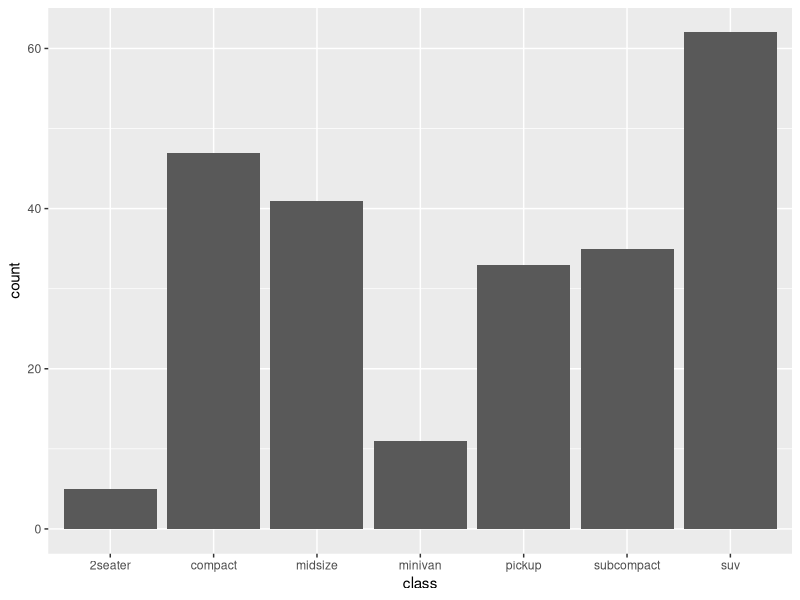
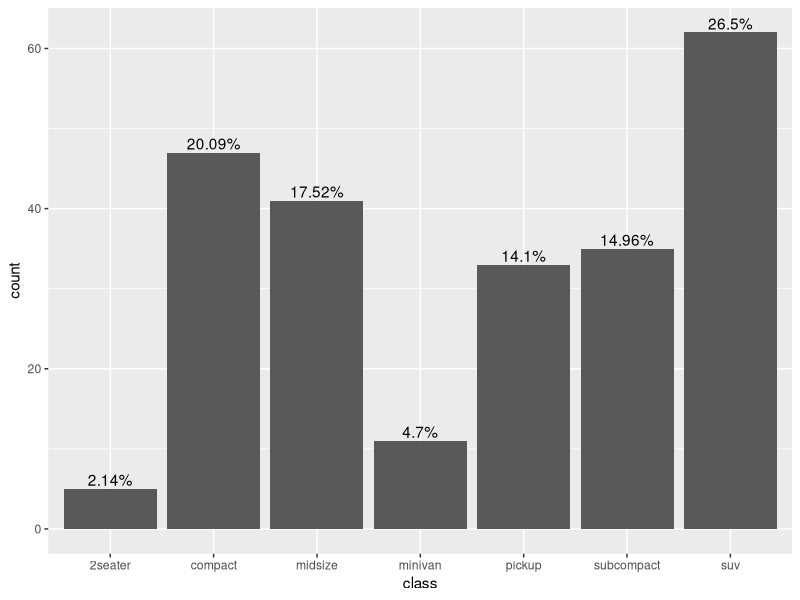
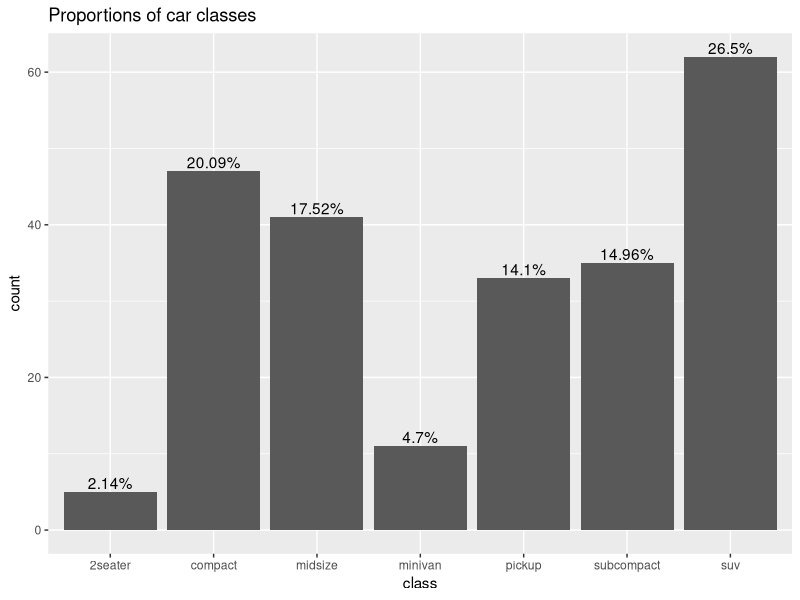
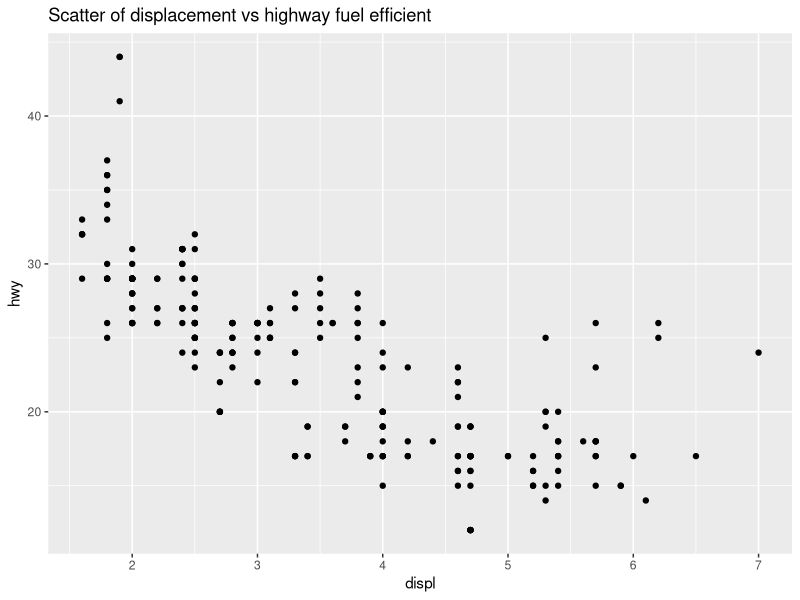
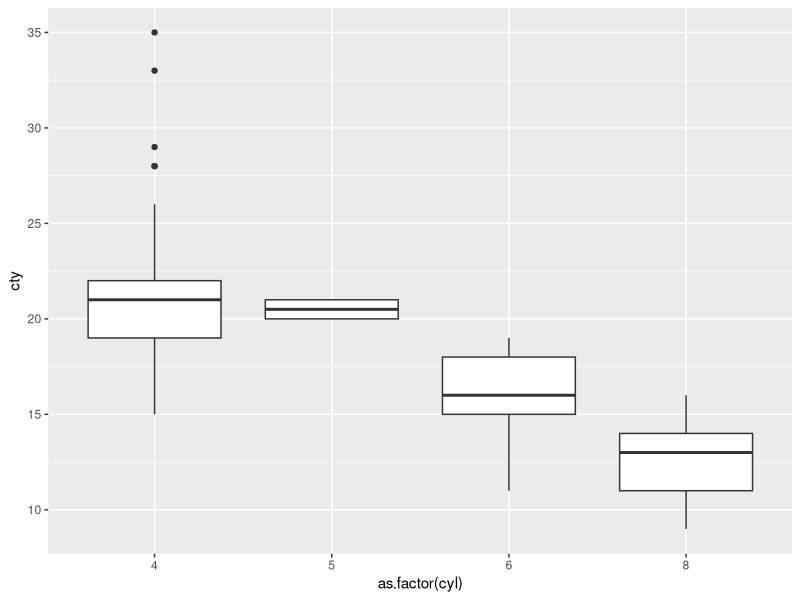
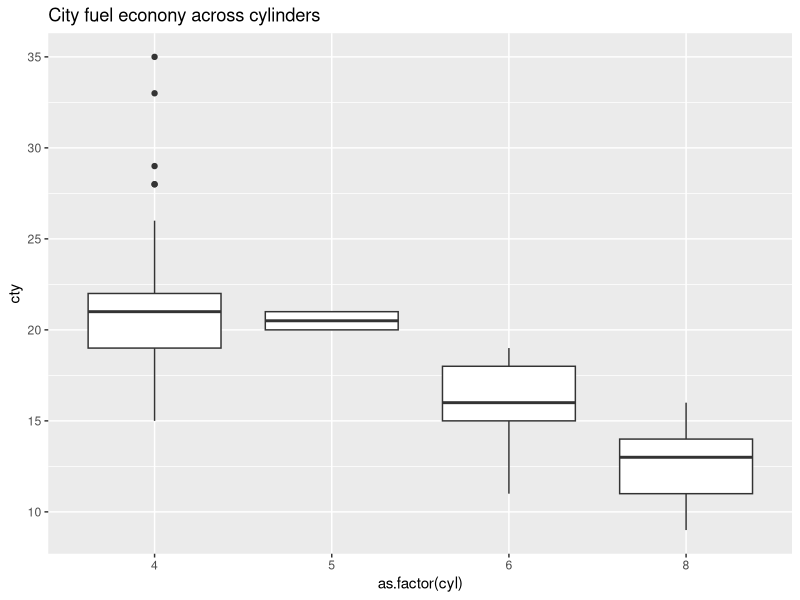
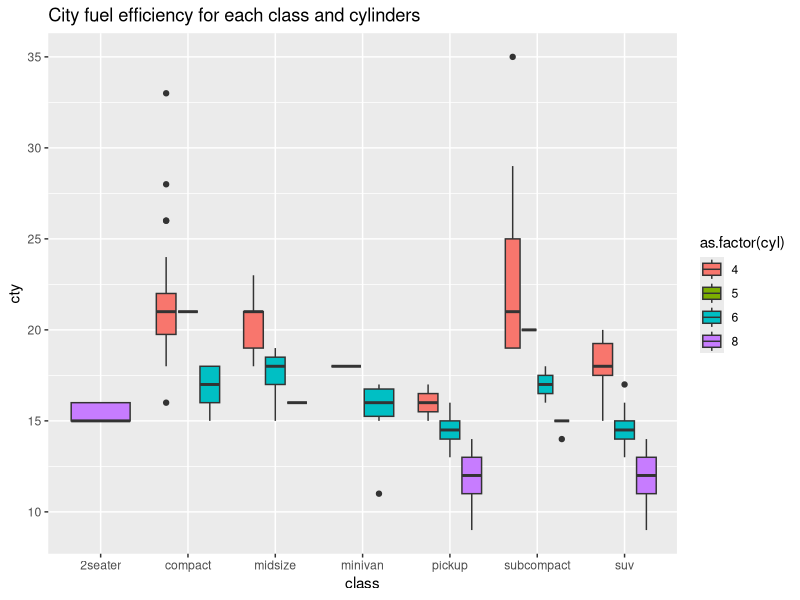
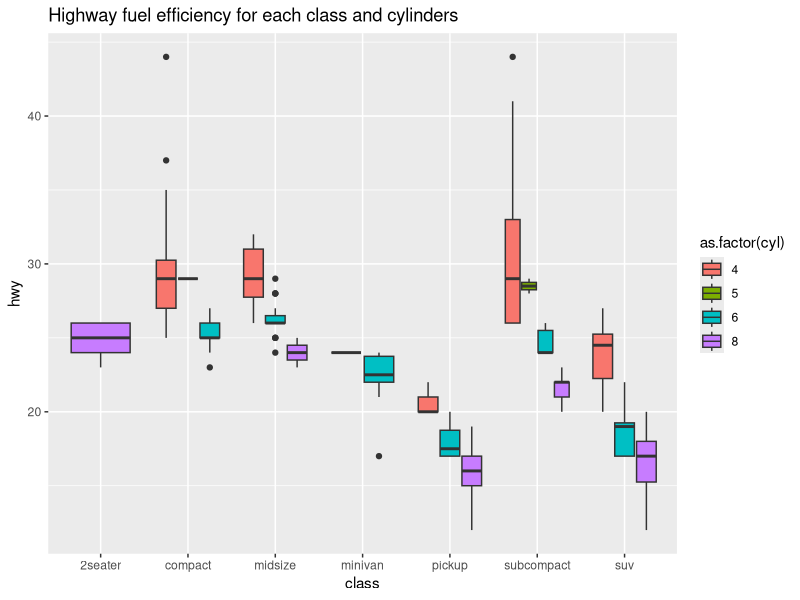

Write the R code that produced these figures, in order.
#install and load ggplot2, Tidyverse
install.packages("ggplot2")
install.packages("tidyverse")
library(ggplot2)
library(tidyverse)

#load mpg data 
data(mpg)

#getting info about the dataframe 
str(mpg)

#view first few rows of the data 
head(mpg)

#view the dataframe
View(mpg)


#barchart of car classes

bar <- ggplot(data = mpg, mapping = aes(x=class)) + geom_bar() 
bar

#adding percentages to the barchart
barwithperct <- bar + geom_text(stat = 'count', aes(label = paste0(round(..count../sum(..count..)*100, 2), "%")), vjust = -0.25) 
barwithperct

#Adding title to the graph
finalbar <- barwithperct + ggtitle("Proportions of car classes")
finalbar

#scatterplot of engine displacement (displ) vs. highway fuel efficiency (hwy).
scatter <- ggplot(data = mpg, mapping = aes(x=displ, y=hwy)) + geom_point() + ggtitle("Scatter of displacement vs highway fuel efficient")
scatter

#creating the front wheel subset 
front_wheel <- mpg %>% filter(drv == "f") %>% select(hwy,drv) 

#find mean and SD in 2 decimal places
round(mean(front_wheel$hwy),2)  
round(sd(front_wheel$hwy),2)

#creating the rear wheel subset 
rear_wheel <- mpg %>% filter(drv == "r") %>% select(hwy,drv)

#find mean and SD in 2 decimal places
round(mean(rear_wheel$hwy),2)
round(sd(rear_wheel$hwy),2)

#creating the 4wd wheel subset 
fwd <- mpg %>% filter(drv == "4") %>% select(hwy,drv)

#find mean and SD in 2 decimal places
round(mean(fwd$hwy),2)
round(sd(fwd$hwy),2)

#boplot of city fuel economy (cty) across of cylinders (cyl)
bplot <- ggplot(data = mpg, mapping = aes(x= as.factor(cyl), y= cty)) + geom_boxplot() 
bplot

#Adding title to the graph
finalbplot <- bplot + ggtitle("City fuel econony across cylinders")
finalbplot

#Boxplot of cty vs class vs cyl
bplotcty <- ggplot(data = mpg, mapping = aes(y =cty, x = class, fill = as.factor(cyl))) + geom_boxplot() + ggtitle("City fuel efficiency for each class and cylinders")
bplotcty

#Boxplot of hwy vs class vs cyl
bplothwy <- ggplot(data = mpg, mapping = aes(y =hwy, x = class, fill = as.factor(cyl))) +geom_boxplot() + ggtitle("Highway fuel efficiency for each class and cylinders")
bplothwy


#scatterplot for cty vs disp vs class 
scattercty <- ggplot(data =mpg, mapping = aes(x = displ, y = cty, colour = class)) + geom_point() + geom_smooth(method = "lm", se = FALSE) + ggtitle("Comparison of city economy, displacemnet across car classes")
scattercty

#scatterplot for hwy vs disp vs class
scatterhwy <- ggplot(data =mpg, mapping = aes(x = displ, y = hwy, colour = class)) + geom_point()+ geom_smooth(method = "lm", se = FALSE) + ggtitle("Comparison of highway economy, displacemnet across car classes")
scatterhwy





